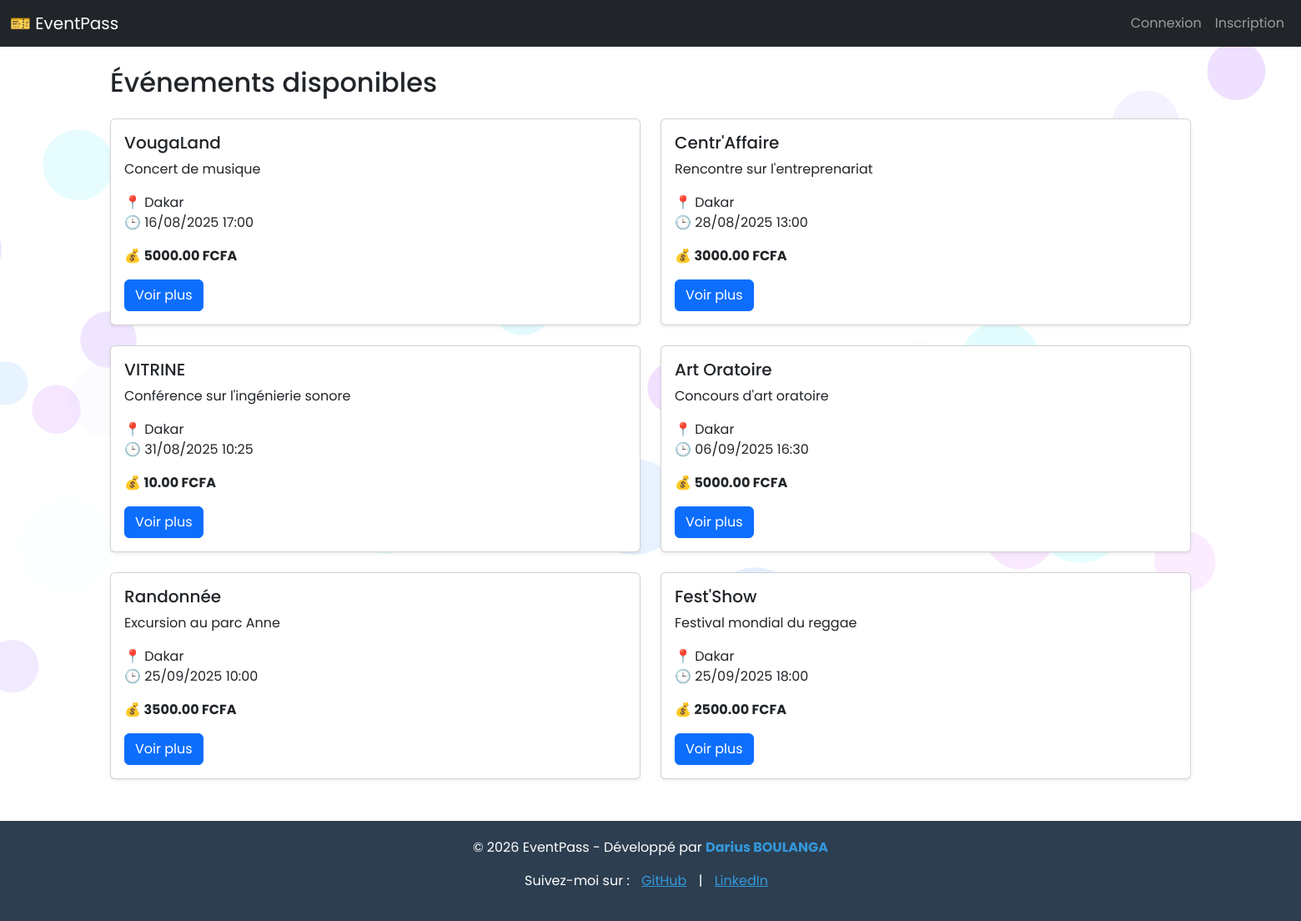
The page / on the database its author committed.
### events/models.py (models this page shows, shortened)
class Event(models.Model):
    organizer = models.ForeignKey(settings.AUTH_USER_MODEL, on_delete=models.CASCADE)
    title = models.CharField(max_length=255)
    description = models.TextField()
    image = models.ImageField(upload_to='event_images/', null=True, blank=True)
    location = models.CharField(max_length=255)
    date = models.DateTimeField()
    ticket_price = models.DecimalField(max_digits=8, decimal_places=2)
    total_tickets = models.PositiveIntegerField()
    created_at = models.DateTimeField(auto_now_add=True)

### events/views.py (the view)
# urls.py: path('', views.event_list, name='event_list'),
def event_list(request):
    events = Event.objects.all().order_by('date')
    return render(request, 'events/event_list.html', {'events': events})

### templates/events/event_list.html (shortened to what this page needs)
{% extends 'base.html' %}
{% block content %}
<h2 class="mb-4">Événements disponibles</h2>
{% if events %}
  <div class="row row-cols-1 row-cols-md-2 g-4">
    {% for event in events %}
      <div class="col">
        <div class="card h-100 shadow-sm">
          <div class="card-body">
            <h5 class="card-title">{{ event.title }}</h5>
            <p class="card-text">{{ event.description|truncatechars:100 }}</p>
            <p class="card-text">
              📍 {{ event.location }}<br>
              🕒 {{ event.date|date:"d/m/Y H:i" }}
            </p>
            <p class="card-text fw-bold">💰 {{ event.ticket_price }} FCFA</p>
            <a href="{% url 'event_detail' event.id %}" class="btn btn-primary">Voir plus</a>
          </div>
        </div>
      </div>
    {% endfor %}
  </div>
{% else %}
  <p>Aucun événement pour le moment.</p>
{% endif %}
{% endblock %}

### templates/base.html (shortened to what this page needs)
<!DOCTYPE html>
<html lang="fr">
<head>
    {% load static %}
    <link rel="stylesheet" href="https://cdn.jsdelivr.net/npm/bootstrap@5.3.3/dist/css/bootstrap.min.css">
    <link rel="stylesheet" href="{% static 'css/style.css' %}">
</head>
<body>
<nav class="navbar navbar-expand-lg navbar-dark bg-dark mb-4">
  <div class="container-fluid">
    <a class="navbar-brand" href="{% url 'event_list' %}">🎫 EventPass</a>
    <div class="collapse navbar-collapse">
      <ul class="navbar-nav ms-auto">
        {% if user.is_authenticated %}
          {% if user.is_organizer %}
            <li class="nav-item">
              <a class="nav-link" href="{% url 'create_event' %}">Créer un événement</a>
            </li>
              <li class="nav-item">
              <a class="nav-link" href="{% url 'organizer_dashboard' %}">Tableau de bord</a>
            </li>
          {% endif %}
          <li class="nav-item">
            <a class="nav-link" href="#">👤 {{ user.username }}</a>
          </li>
          <li class="nav-item">
            <a class="nav-link" href="{% url 'logout' %}">Déconnexion</a>
          </li>
        {% else %}
          <li class="nav-item">
            <a class="nav-link" href="{% url 'login' %}">Connexion</a>
          </li>
          <li class="nav-item">
            <a class="nav-link" href="{% url 'register' %}">Inscription</a>
          </li>
        {% endif %}
      </ul>
    </div>
  </div>
</nav>
<div class="container">
    {% block content %}{% endblock %}
</div>
<canvas id="background"></canvas>
<footer class="footer">
  <div class="container">
      <p>&copy; 2026 EventPass - Développé par <strong>Darius BOULANGA</strong></p>
  </div>
  <p>
    Suivez-moi sur :
    <a href="https://github.com/Darius-BOUL" style="color: #3498db; margin: 0 10px;">GitHub</a> |
    <a href="https://www.linkedin.com/in/darius-boulanga-b0ba65177/" style="color: #3498db; margin: 0 10px;">LinkedIn</a>
  </p>
</footer>
</body>
</body>
</html>

### static/css/style.css (style rules this page uses)
body, html { height: auto; margin: 0; font-family: 'Poppins', sans-serif; overflow: hidden; overflow-y: auto; }
#background { position: absolute; top: 0; left: 0; min-height: 100%; min-width: 100%; z-index: -1; pointer-events: none; }

### templates/base.html (style rules this page uses)
.footer { background-color: #2c3e50; color: white; text-align: center; padding: 20px 0; margin-top: 50px; width: 100%; }
.footer strong { color: #3498db; }

### rows shown on the page
Event: title "VougaLand", description "Concert de musique", location "Dakar", date "16/08/2025 17:00", ticket_price "5000.00"
Event: title "Centr'Affaire", description "Rencontre sur l'entreprenariat", location "Dakar", date "28/08/2025 13:00", ticket_price "3000.00"
Event: title "VITRINE", description "Conférence sur l'ingénierie sonore", location "Dakar", date "31/08/2025 10:25", ticket_price "10.00"
Event: title "Art Oratoire", description "Concours d'art oratoire", location "Dakar", date "06/09/2025 16:30", ticket_price "5000.00"
Event: title "Randonnée", description "Excursion au parc Anne", location "Dakar", date "25/09/2025 10:00", ticket_price "3500.00"
Event: title "Fest'Show", description "Festival mondial du reggae", location "Dakar", date "25/09/2025 18:00", ticket_price "2500.00"
